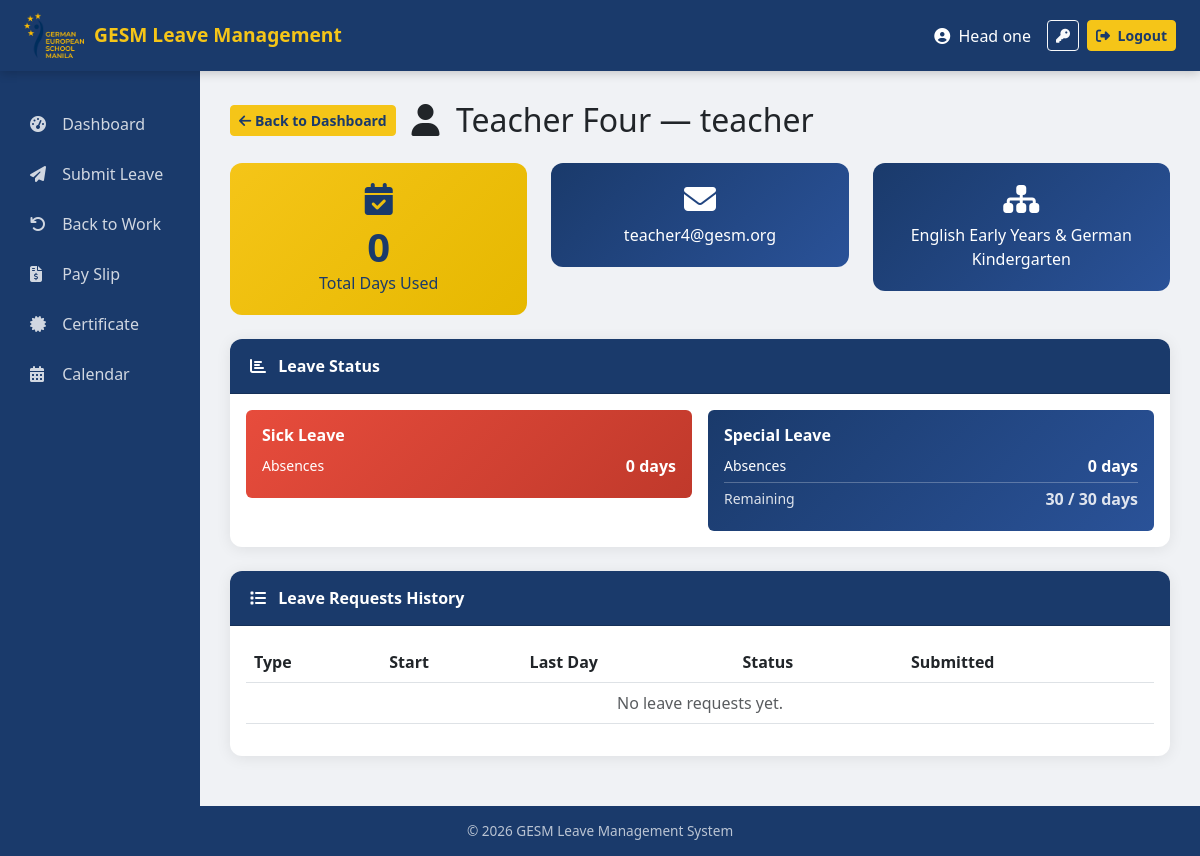
The page /dashboard/user/59/ (signed in) on the database as committed earlier.
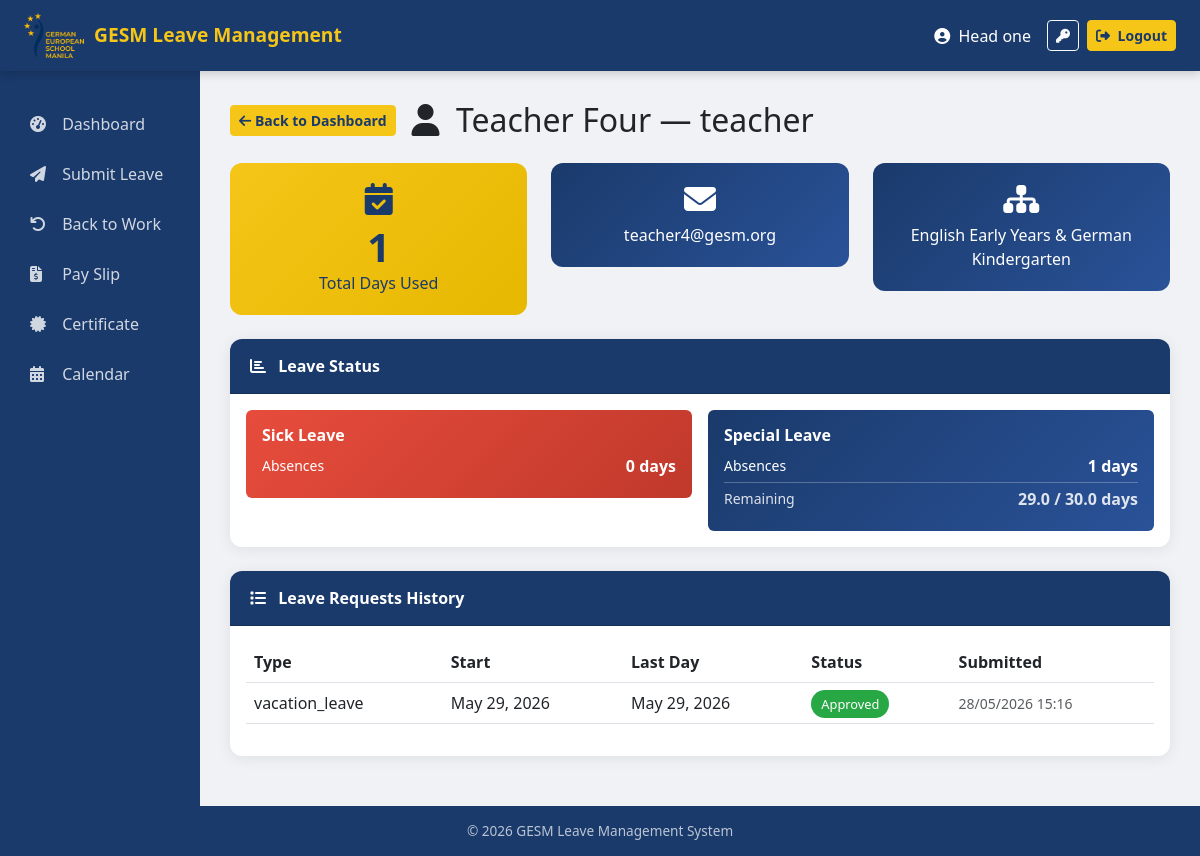
The same page on the database as committed later.
### accounts/models.py (models this page shows, shortened)
class User(AbstractUser):
    ROLE_CHOICES = [
    ('teacher', 'Teacher'),
    ('admin', 'Admin'),
    ('head_of_department', 'Head of Department'),
    ('head_of_school', 'Head of School'),
    ('head_of_admin', 'Head of Administration'),
    ('hr', 'HR'),
    ('scheduling_team', 'Scheduling Team'),
    ('calendar_access', 'Calendar Access'),
]
    role = models.CharField(max_length=20, choices=ROLE_CHOICES)
    department = models.ForeignKey(
        'Department',
        on_delete=models.SET_NULL,
        null=True,
        blank=True,
        related_name='members'
    )
    email = models.EmailField(unique=True)
    superior = models.ForeignKey(
        'self',
        on_delete=models.SET_NULL,
        null=True,
        blank=True,
        related_name='subordinates'
    )
    is_approved = models.BooleanField(default=False)  # approved by HR
    is_email_verified = models.BooleanField(default=False)  # email verified
    email_verification_token = models.UUIDField(default=uuid.uuid4, editable=False)

class Department(models.Model):
    name = models.CharField(max_length=100)
    head = models.ForeignKey(
        'User', on_delete=models.SET_NULL,
        null=True, blank=True,
        related_name='department_led'
    )
    def __str__(self):
        return self.name

### leaves/models.py (models this page shows, shortened)
class LeaveBalance(models.Model):
    user = models.ForeignKey(
        settings.AUTH_USER_MODEL,
        on_delete=models.CASCADE,
    )
    leave_type = models.CharField(max_length=30, choices=Leave.LEAVE_CHOICES)
    total_days = models.FloatField(default=0)
    days_used = models.FloatField(default=0)
    days_remaining = models.FloatField(default=0)
    carried_over = models.FloatField(default=0)

class Leave(models.Model):
    LEAVE_CHOICES = [
        ('vacation_leave', 'Vacation Leave'),
        ('sick_leave', 'Sick Leave'),
        ('emergency_leave', 'Emergency Leave'),
        ('maternity_paternity_leave', 'Maternity / Paternity Leave'),
        ('bereavement_leave', 'Bereavement Leave'),
        ('others', 'Other'),
    ]
    STATUS_CHOICES = [
        ('pending_hod', 'Pending Head of Department Approval'),
        ('pending_hos', 'Pending Head of School Approval'),
        ('pending_hoa', 'Pending Head of Administration Approval'),
        ('approved', 'Approved'),
        ('rejected', 'Rejected'),
    ]
    HALF_DAY_CHOICES = [
        ('none', 'Full Day'),
        ('morning', 'Morning only'),
        ('afternoon', 'Afternoon only'),
    ]
    user = models.ForeignKey(
        settings.AUTH_USER_MODEL,
        on_delete=models.CASCADE,
        null=False,
        blank=False,
    )
    leave_type = models.CharField(max_length=30, choices=LEAVE_CHOICES)
    reason_for_leave = models.TextField()
    start_leave = models.DateField()
    end_leave = models.DateField()
    status = models.CharField(max_length=20, choices=STATUS_CHOICES, default='pending_hod')
    rejection_reason = models.TextField(blank=True, null=True)
    created_at = models.DateTimeField(auto_now_add=True)
    pdf_attachment = models.FileField(upload_to='leave_pdfs/', null=True, blank=True)
    half_day = models.CharField(max_length=10, choices=HALF_DAY_CHOICES, default='none')
    is_unpaid = models.BooleanField(default=False)

### dashboard/views.py (the view, shortened to what this page needs)
# urls.py: path('user/<int:user_id>/', views.UserDetailView.as_view(), name='user_detail'),
class UserDetailView(LoginRequiredMixin, View):
   def get(self, request, user_id):
       allowed = ['hr', 'head_of_department', 'head_of_school', 'head_of_admin']
       if request.user.role not in allowed:
           return redirect('dashboard')
       target_user = User.objects.get(id=user_id)
       leaves = Leave.objects.filter(user=target_user)
       balances = LeaveBalance.objects.filter(user=target_user)
       leave_summary = []
       total_days_used = 0
       total_unpaid = 0
       SICK_TYPES = ['sick_leave']
       NO_LIMIT_TYPES = ['maternity_paternity_leave', 'others']
       if target_user.role in ['teacher', 'head_of_department']:
           sick_used = 0
           special_used = 0
           balance = LeaveBalance.objects.filter(
               user=target_user,
               leave_type='vacation_leave'
           ).first()
           total = float(balance.total_days) if balance else 30
           remaining = float(balance.days_remaining) if balance else 30
           for leave in leaves.filter(status='approved'):
               if leave.half_day in ['morning', 'afternoon'] and leave.start_leave == leave.end_leave:
                   days = 0.5
               else:
                   days = 0
                   current = leave.start_leave
                   while current <= leave.end_leave:
                       if current.weekday() < 5:
                           days += 1
                       current += timedelta(days=1)
               if leave.leave_type in SICK_TYPES:
                   sick_used += days
               else:
                   special_used += days
           days_used = sick_used + special_used
           total_days_used = days_used
           real_unpaid = max(0, days_used - total)
           if real_unpaid > 0:
               special_unpaid = min(real_unpaid, special_used)
               sick_unpaid = max(0, real_unpaid - special_unpaid)
           else:
               sick_unpaid = 0
               special_unpaid = 0
           total_unpaid = real_unpaid
           leave_summary = [
               {
                   'type': 'Sick Leave',
                   'used': sick_used,
                   'unpaid': sick_unpaid,
                   'category': 'sick',
                   'remaining': remaining,
                   'total': total,
               },
               {
                   'type': 'Special Leave',
                   'used': special_used,
                   'unpaid': special_unpaid,
                   'category': 'special',
                   'remaining': remaining,
                   'total': total,
               },
           ]
       return render(request, 'dashboard/user_detail.html', {
           'target_user': target_user,
           'leaves': leaves,
           'leave_summary': leave_summary,
           'total_days_used': total_days_used,
           'user_role': target_user.role,
           'total_unpaid': total_unpaid,
       })

### dashboard/templates/dashboard/user_detail.html (shortened to what this page needs)
{% extends 'base.html' %}
{% block content %}
<div class="d-flex align-items-center mb-4">
    <a href="{% url 'dashboard' %}" class="btn btn-warning btn-sm me-3">
        <i class="fas fa-arrow-left"></i> Back to Dashboard
    </a>
    <h2 class="mb-0">
        <i class="fas fa-user me-2"></i>
        {{ target_user.first_name }} {{ target_user.last_name }} — {{ target_user.role }}
    </h2>
</div>
<div class="row mb-4">
    <div class="col-md-4">
        <div class="stat-card yellow">
            <i class="fas fa-calendar-check fa-2x mb-2"></i>
            <h2>{{ total_days_used }}</h2>
            <p class="mb-0">Total Days Used</p>
        </div>
    </div>
    <div class="col-md-4">
        <div class="stat-card">
            <i class="fas fa-envelope fa-2x mb-2"></i>
            <p class="mb-0">{{ target_user.email }}</p>
        </div>
    </div>
    <div class="col-md-4">
        <div class="stat-card">
            <i class="fas fa-sitemap fa-2x mb-2"></i>
            <p class="mb-0">{{ target_user.department }}</p>
        </div>
    </div>
</div>
{% if leave_summary %}
<div class="card mb-4">
    <div class="card-header">
        <i class="fas fa-chart-bar me-2"></i>
        {% if target_user.role == 'teacher' or target_user.role == 'head_of_department' %}
            Leave Status
        {% else %}
            Leave Balance
        {% endif %}
    </div>
    <div class="card-body">
        <div class="row g-3">
            {% for item in leave_summary %}
            <div class="{% if target_user.role == 'teacher' or target_user.role == 'head_of_department' %}col-md-6{% else %}col-md-4{% endif %}">
                <div class="p-3 rounded text-white"
                    style="background: linear-gradient(135deg,
                    {% if item.category == 'sick' %}#e74c3c, #c0392b
                    {% elif item.category == 'special' %}#1a3a6b, #2a5298
                    {% elif forloop.counter == 1 %}#1a3a6b, #2a5298
                    {% elif forloop.counter == 2 %}#e67e22, #d35400
                    {% elif forloop.counter == 3 %}#2ecc71, #27ae60
                    {% elif forloop.counter == 4 %}#9b59b6, #8e44ad
                    {% elif forloop.counter == 5 %}#e74c3c, #c0392b
                    {% else %}#1abc9c, #16a085{% endif %});">
                    <h6 class="fw-bold mb-2">{{ item.type }}</h6>
                    {% if target_user.role == 'teacher' or target_user.role == 'head_of_department' %}
                        <div class="d-flex justify-content-between align-items-center mb-1">
                            <small>Absences</small>
                            <strong>{{ item.used }} days</strong>
                        </div>
                        {% if item.category == 'special' %}
                        <div class="d-flex justify-content-between align-items-center mb-1"
                            style="border-top: 1px solid rgba(255,255,255,0.3); padding-top: 4px; margin-top: 4px; opacity: 0.85;">
                            <small>Remaining</small>
                            <strong>{{ item.remaining }} / {{ item.total }} days</strong>
                        </div>
                        {% endif %}
                    {% endif %}
                </div>
            </div>
            {% endfor %}
        </div>
    </div>
</div>
{% endif %}
<div class="card">
    <div class="card-header">
        <i class="fas fa-list me-2"></i> Leave Requests History
    </div>
    <div class="card-body">
        <table class="table table-hover">
            <thead>
                <tr>
                    <th>Type</th>
                    <th>Start</th>
                    <th>Last Day</th>
                    <th>Status</th>
                    <th>Submitted</th>
                </tr>
            </thead>
            <tbody>
                {% for leave in leaves %}
                <tr>
                    <td>
                        {{ leave.leave_type }}
                    </td>
                    <td>{{ leave.start_leave }}</td>
                    <td>{{ leave.end_leave }}</td>
                    <td>
                        {% if leave.status == 'approved' %}
                            <span class="badge-approved">Approved</span>
                        {% else %}
                            <span class="badge-pending">Pending</span>
                        {% endif %}
                    </td>
                    <td>
                        <small class="text-muted">{{ leave.created_at|date:"d/m/Y H:i" }}</small>
                    </td>
                </tr>
                {% empty %}
                <tr>
                    <td colspan="5" class="text-center text-muted">No leave requests yet.</td>
                </tr>
                {% endfor %}
            </tbody>
        </table>
    </div>
</div>
{% endblock %}

### templates/base.html (shortened to what this page needs)
{% load static %}
<!DOCTYPE html>
<html lang="en">
<head>
   <link href="https://cdn.jsdelivr.net/npm/bootstrap@5.3.0/dist/css/bootstrap.min.css" rel="stylesheet">
   <link href="https://cdnjs.cloudflare.com/ajax/libs/font-awesome/6.4.0/css/all.min.css" rel="stylesheet">
</head>
<body>
<nav class="navbar navbar-expand-lg">
   <div class="container-fluid px-4">
       <a class="navbar-brand d-flex align-items-center"
          href="{% if request.user.is_authenticated %}{% url 'dashboard' %}{% else %}{% url 'login' %}{% endif %}">
           <img src="{% static 'images/logo.png' %}" alt="GESM Logo">
           <span>GESM Leave Management</span>
       </a>
       <div class="ms-auto d-flex align-items-center">
           {% if request.user.is_authenticated %}
           <span class="text-white me-3">
               <i class="fas fa-user-circle me-1"></i>
               {{ request.user.first_name }} {{ request.user.last_name }}
           </span>
           <a href="{% url 'change_password' %}" class="btn btn-outline-light btn-sm me-2"
              title="Account Settings">
               <i class="fas fa-key"></i>
           </a>
           <a href="{% url 'logout' %}" class="btn btn-warning btn-sm">
               <i class="fas fa-sign-out-alt me-1"></i> Logout
           </a>
           {% endif %}
       </div>
   </div>
</nav>
<div class="container-fluid p-0">
   <div class="row g-0">
       <div class="col-md-2 sidebar">
           <nav class="nav flex-column mt-2">
               {% if request.user.is_authenticated %}
               <a class="nav-link" href="{% url 'dashboard' %}">
                   <i class="fas fa-tachometer-alt"></i> Dashboard
               </a>
               {% if request.user.role == 'teacher' or request.user.role == 'admin' or request.user.role == 'hr' or request.user.role == 'head_of_department' %}
               <a class="nav-link" href="{% url 'submit_leave' %}">
                   <i class="fas fa-paper-plane"></i> Submit Leave
               </a>
               {% endif %}
               {% if request.user.role == 'teacher' or request.user.role == 'head_of_department' %}
               <a class="nav-link" href="{% url 'back_to_work' %}">
                   <i class="fas fa-undo"></i> Back to Work
               </a>
               {% endif %}
               {% if request.user.role == 'teacher' or request.user.role == 'admin' or request.user.role == 'hr' or request.user.role == 'head_of_department' or request.user.role == 'head_of_school' %}
               <a class="nav-link" href="{% url 'pay_slip' %}">
                   <i class="fas fa-file-invoice-dollar"></i> Pay Slip
               </a>
               {% endif %}
               {% if request.user.role == 'teacher' or request.user.role == 'admin' or request.user.role == 'head_of_department' or request.user.role == 'head_of_school' %}
               <a class="nav-link" href="{% url 'certificate' %}">
                   <i class="fas fa-certificate"></i> Certificate
               </a>
               {% endif %}
               {% if request.user.role == 'hr' or request.user.role == 'head_of_department' or request.user.role == 'head_of_school' or request.user.role == 'head_of_admin' or request.user.role == 'scheduling_team' or request.user.role == 'calendar_access' %}
               <a class="nav-link" href="{% url 'calendar' %}">
                   <i class="fas fa-calendar-alt"></i> Calendar
               </a>
               {% endif %}
               {% endif %}
           </nav>
       </div>
       <div class="col-md-10 main-content">
           {% block content %}{% endblock %}
       </div>
   </div>
</div>
<footer class="footer">
   &copy; 2026 GESM Leave Management System
</footer>
</body>
</html>

Rows that differ between the two databases and show on the page:
added LeaveBalance: remaining "29.0", total "30.0"
added Leave: leave_type "vacation_leave", start_leave "May 29, 2026", end_leave "May 29, 2026", status "Approved", created_at "28/05/2026 15:16"
Other text that changed with them:
{{ total_days_used }}: "0" → "1"
new list line: "Special Leave Absences 1 days Remaining / days"
list line gone: "Special Leave Absences 0 days Remaining 30 / 30 days"
text no longer shown: "No leave requests yet."
